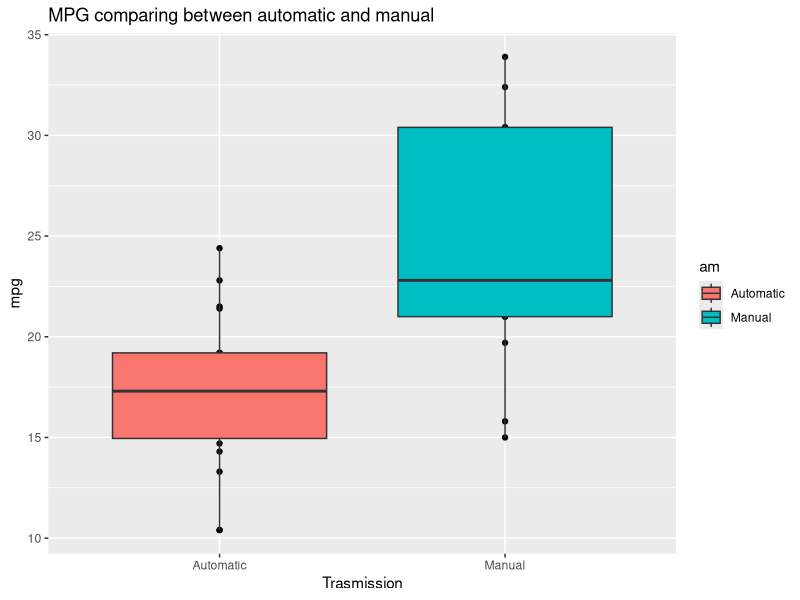
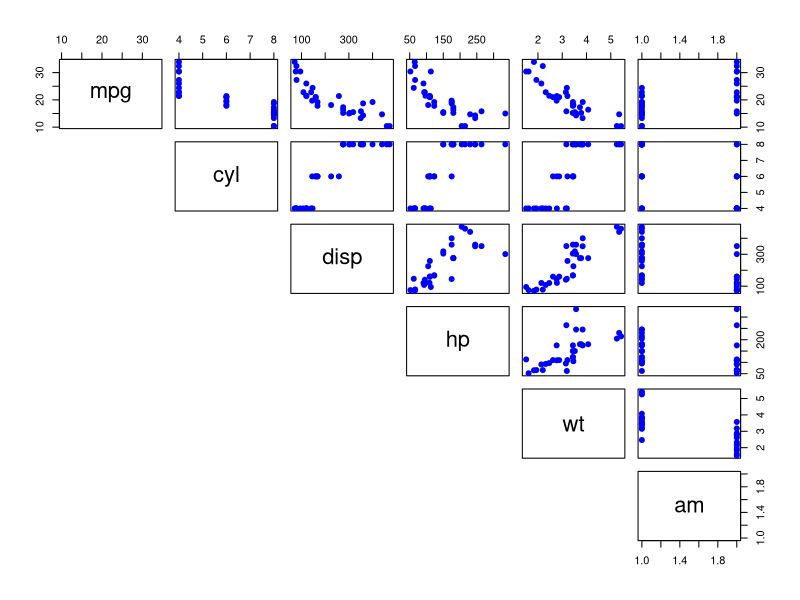
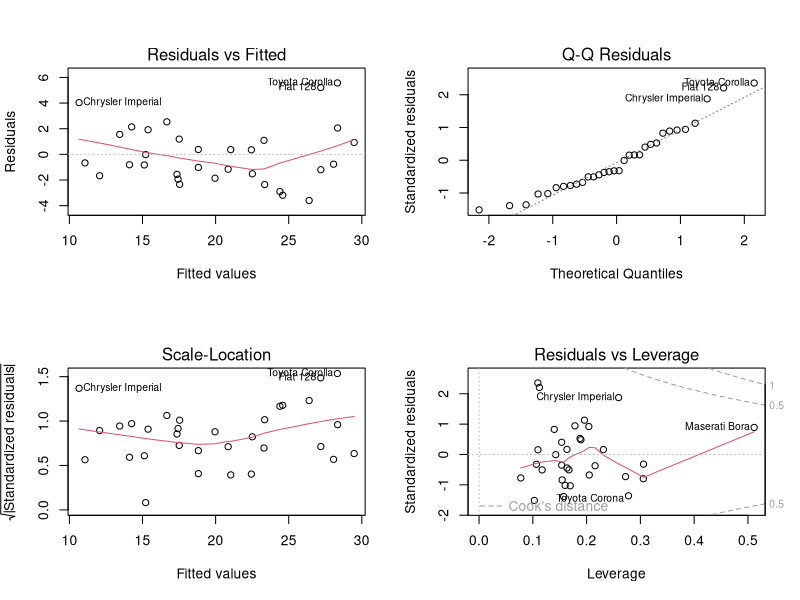

Write R code to recreate these figures, in order.
## ---- chunk 1
knitr::opts_chunk$set(echo = TRUE)
## ---- chunk 2
head(mtcars)
## ---- chunk 3

cor(mtcars)[1,]

## ---- chunk 4

mtcars$am   <- factor(mtcars$am,labels=c("Automatic","Manual"))

## ---- chunk 5

smr<- lm(mpg~am, mtcars)

summary(smr)

## ---- chunk 6

amr<- lm(mpg~., mtcars)

summary(amr)

## ---- chunk 7

bmr<- lm(mpg~am + cyl + disp + wt + hp, mtcars)

summary(bmr)

## ---- chunk 8
library(ggplot2)

g<- qplot(am, mpg, data=mtcars, main="MPG comparing between automatic and manual",xlab="Trasmission", ylab="mpg")

g+geom_boxplot(aes(fill = am))
## ---- chunk 9

pairs(mtcars[,c(1,2,3,4,6,9)], pch = 19, col = "blue", lower.panel=NULL)

## ---- chunk 10
par(mfrow = c(2, 2))
plot(bmr)
